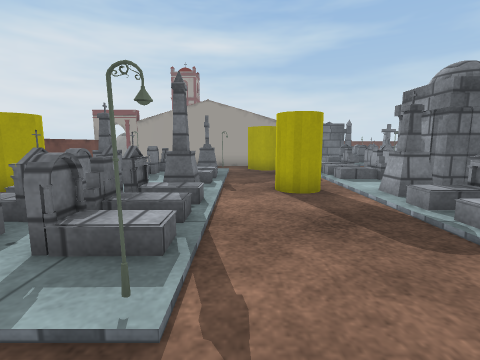
[1] (above)

20 first-person views from a walk through a 3-D level made in the Unity game engine. The camera is 0.62 m above the floor, tilts 8° down and sees 85° across. The floor is counted in squares, 0.5 m on a side. Each view is taken from the middle of a square. On the plan, view 1 faces up. The plan holds only what a view shows up to about 12 squares ahead; the rest is blank. The player is left out. Some animated figures are not drawn. Some surface patterns are stand-ins.

[2]
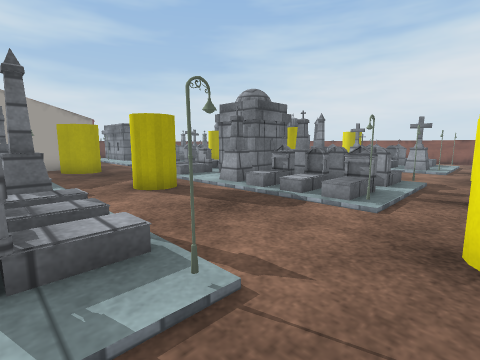

[3]
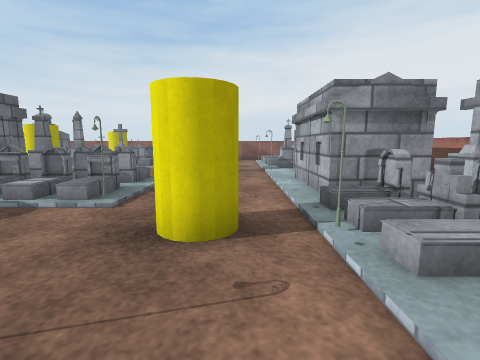

[4]
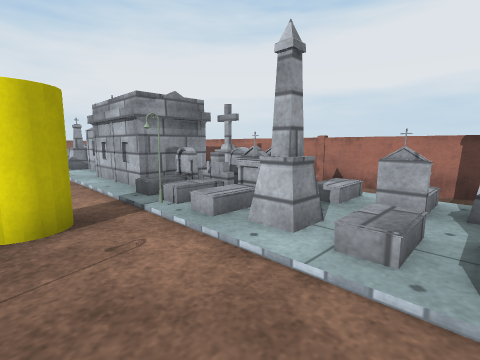

[5]
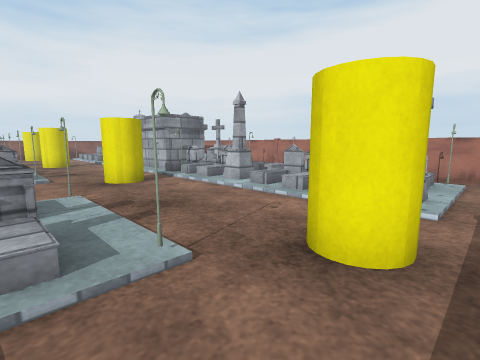

[6]
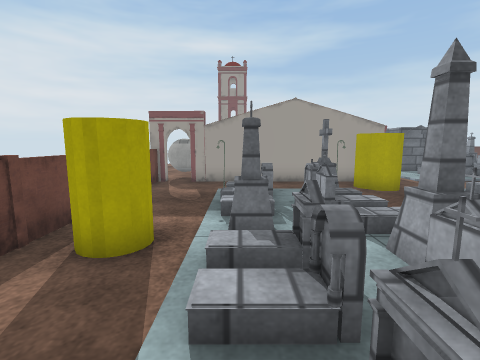

[7]
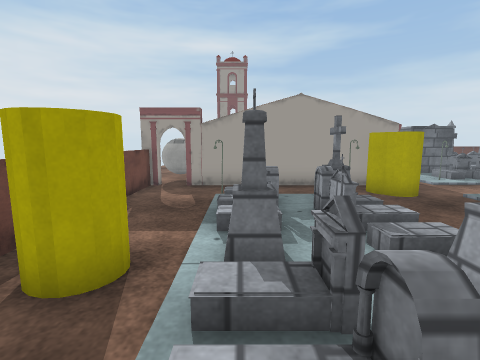

[8]
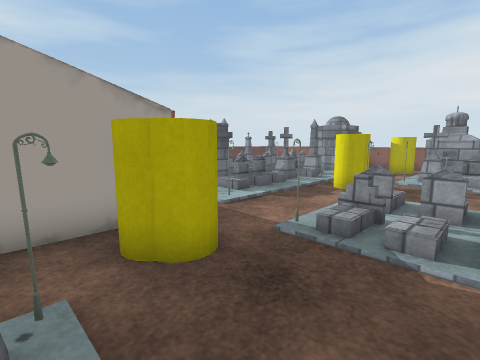

[9]
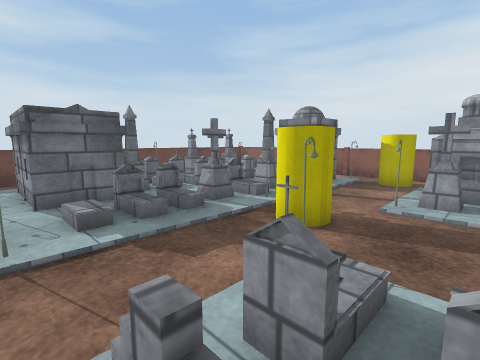

[10]
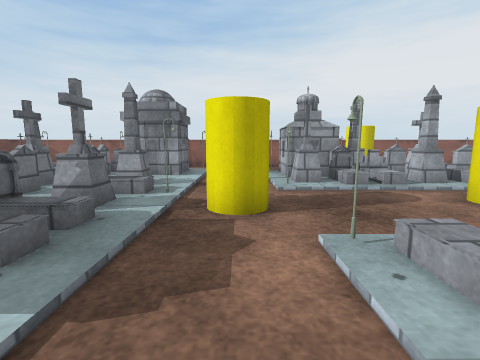

[11]
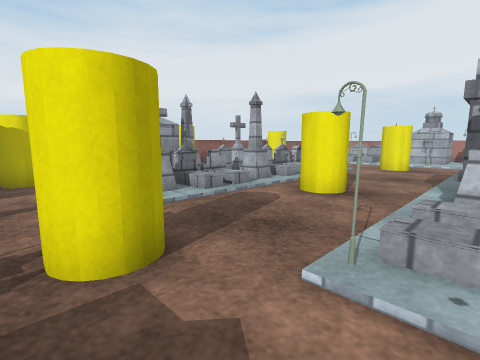

[12]
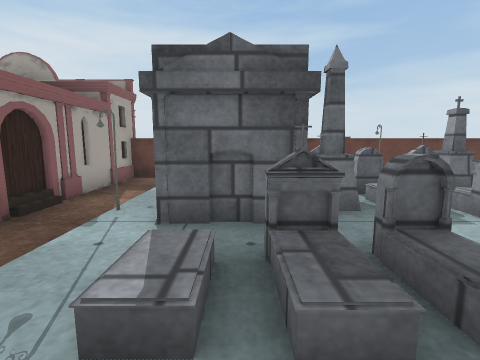

[13]
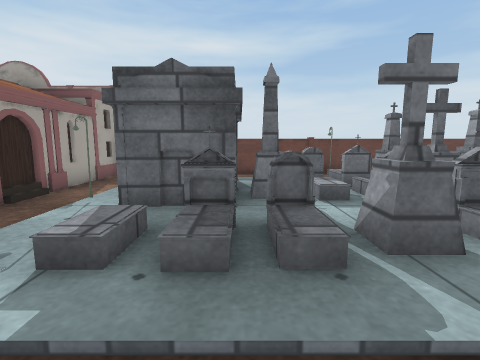

[14]
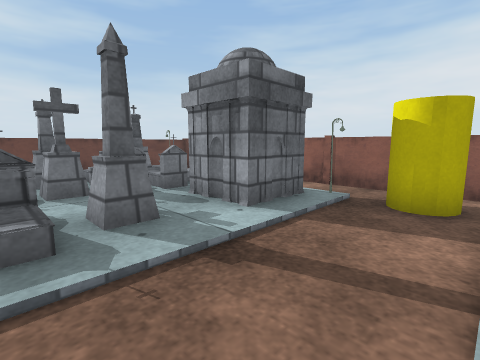

[15]
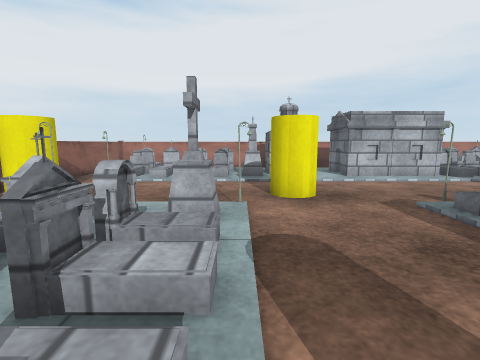

[16]
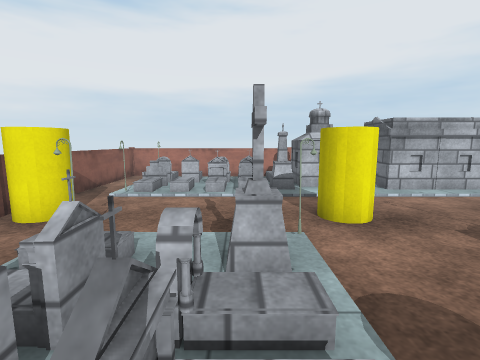

[17]
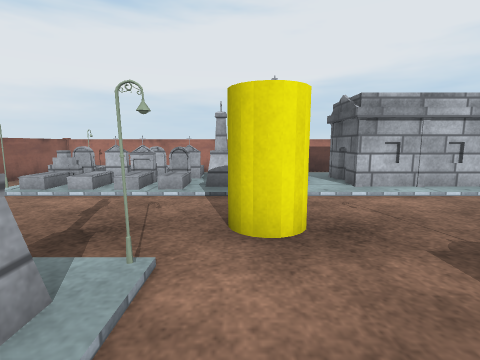

[18]
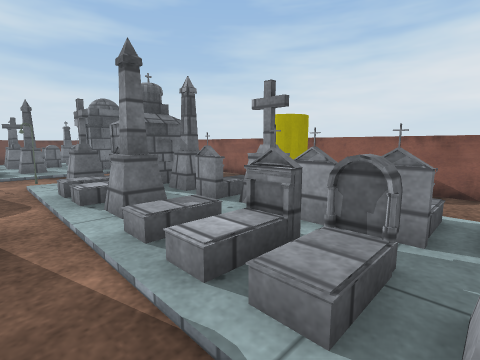

[19]
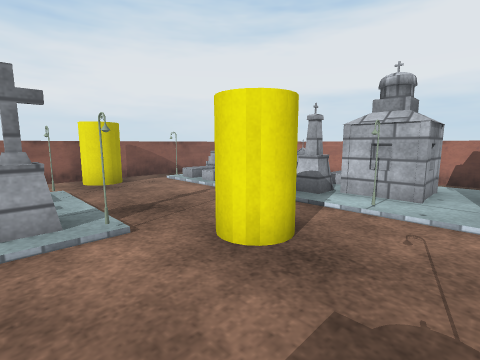

[20]
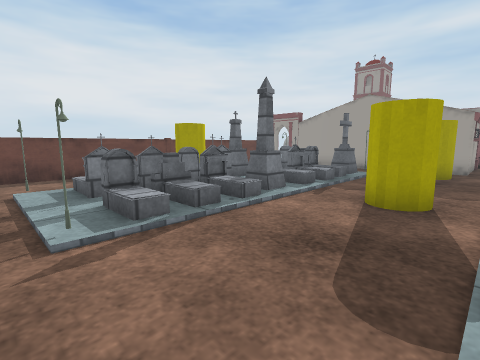

### Floor plan
Key: @ floor where view 1 was taken; # wall or solid block; . main floor; : floor 0.05 m higher than the main floor; + floor 0.2 m higher than the main floor; / step, stairs or slope; C cylinder; T tombstone; O other object.
Columns run from 8 left of view 1 to 18 right of it. Each row starts with its distance up from view 1.
 24        OOOO##############
 23           #. . .
 22           #. . .
 21           #. T T  #TTTT
 20           #.:T TOTTTOOT
 19           #.:T TT/+TT
 18           #.#TTT:/T:TTTO
 17           #.::::::::::T   #
 16  OO       O ::TTTTTTT:TT .#
 15  OO      ## ::::::::::TT..#
 14 #.OO######O......C......C.#
 13 #... ....CC......CC.....C.#
 12 #..# :::.C.#:::#...#::::..#
 11 #... OTT.../+T+/...:TTTT .#
 10 #... TT/...//T//.../TTT  .#
  9 # ..//T/...//TT:.../ TT   #
  8 #.C.T://...::TT:.CC:TTT CC#
  7 #CC.TT:T.CC::TT:.CC:TTT CC#
  6 #.../TTT...:T#T:...//:T   #
  5 # ../TT/...:T T:.../TT    #
  4 #   +TT/...:T T:.../TT//..#
  3 #.../TT/...:T T:...:T:/:..#
  2 #..#:::#...:T:T#...#T::#..#
  1 #.................C......##
  0  .CC....@CC......CC.....CC#
 -1  .C.......C...............#
 -2  ........#.......#......#.#
 -3  .OO///TT///TTTT::TT//+/:.#
 -4  .:  O/:TTTTT  TTTTTTT:T:.#
 -5  .OO TT/ OTTT  TTTTTTTTT:.#
 -6  ./  T//   T   ::       #.#
 -7  ..  ...        .         #
 -8  ################  ########

Positions as (right, up) in squares from view 1, and headings:
1: (0, 0), facing up
2: (-2, 0), facing up-right
3: (-2, -1), facing right
4: (-3, 0), facing down-right
5: (-7, 3), facing down-right
6: (-4, 3), facing up
7: (-4, 4), facing up
8: (-1, 9), facing up-right
9: (4, 10), facing up-right
10: (4, 13), facing right
11: (6, 14), facing down-right
12: (6, 14), facing up
13: (7, 13), facing up
14: (10, 12), facing up-right
15: (11, 7), facing down
16: (12, 6), facing down
17: (10, 4), facing down
18: (10, 3), facing up-right
19: (7, 3), facing down-right
20: (3, 1), facing up-left
